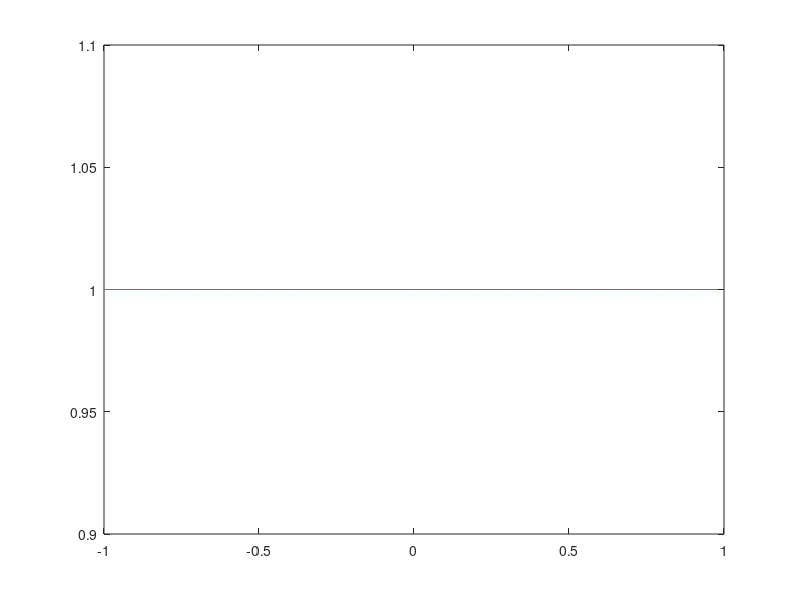
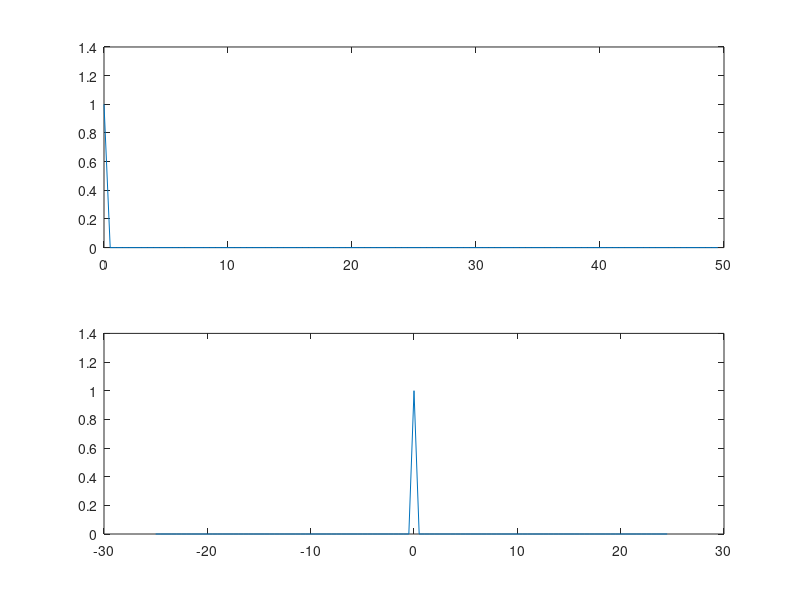

Source code (MATLAB) for these figures, in order:
tstart = -1;
tend = 1;
fs = 50;
ts = 1/fs;

t = tstart:ts:tend-ts;
N = length(t);
len_t  = length(t);
x1 = [ones(len_t)];


figure();

plot(t,x1);

figure();
subplot(2,1,1)
freq1 = 0:fs/N:(N-1)*fs/N; 
 x1f = fft(x1);
 first_eq = abs(x1f)/max(abs(x1f));
 plot(freq1,first_eq)

subplot(2,1,2)
freq2 = -fs/2:fs/N:fs/2-fs/N;
x2f = fftshift(fft(x1));
second_eq = abs(x2f)/max(abs(x2f));
plot(freq2,second_eq)